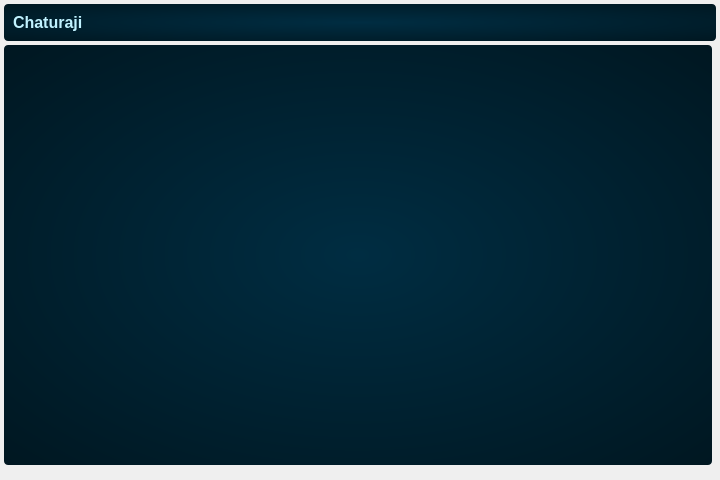
<?xml version="1.0" encoding="UTF-8"?>
<ui version="4.0">
 <class>MainWindow</class>
 <widget class="QWidget" name="MainWindow">
  <property name="enabled">
   <bool>true</bool>
  </property>
  <property name="geometry">
   <rect>
    <x>0</x>
    <y>0</y>
    <width>720</width>
    <height>480</height>
   </rect>
  </property>
  <property name="sizePolicy">
   <sizepolicy hsizetype="Fixed" vsizetype="Preferred">
    <horstretch>0</horstretch>
    <verstretch>0</verstretch>
   </sizepolicy>
  </property>
  <property name="windowTitle">
   <string>Chaturaji</string>
  </property>
  <property name="layoutDirection">
   <enum>Qt::LayoutDirection::LeftToRight</enum>
  </property>
  <property name="autoFillBackground">
   <bool>true</bool>
  </property>
  <property name="styleSheet">
   <string notr="true">MainWindow{
background-color: black;
color: white;
}
QFrame{
	background-color: qradialgradient(spread:reflect, cx:0.5, cy:0.5, radius:0.9, fx:0.499923, fy:0.5, stop:0 rgba(0, 45, 66, 255), stop:1 rgba(0, 17, 24, 255));
	border-style: none;
	border-radius: 4;
}
QPushButton{
border-width:  3;
border-style: solid;
border-radius: 8;
color: white;
border-color: rgb(0, 0, 0);
background-color: rgb(0, 85, 127);
padding: 2 16;
font-weight: bold;
}</string>
  </property>
  <layout class="QVBoxLayout" name="verticalLayout" stretch="0,0">
   <property name="spacing">
    <number>4</number>
   </property>
   <property name="leftMargin">
    <number>4</number>
   </property>
   <property name="topMargin">
    <number>4</number>
   </property>
   <property name="rightMargin">
    <number>4</number>
   </property>
   <item>
    <widget class="QFrame" name="topBar">
     <property name="frameShape">
      <enum>QFrame::Shape::StyledPanel</enum>
     </property>
     <property name="frameShadow">
      <enum>QFrame::Shadow::Raised</enum>
     </property>
     <layout class="QHBoxLayout" name="horizontalLayout">
      <item>
       <widget class="QLabel" name="label">
        <property name="styleSheet">
         <string notr="true">background-color: none;</string>
        </property>
        <property name="text">
         <string>&lt;html&gt;&lt;head/&gt;&lt;body&gt;&lt;p&gt;&lt;span style=&quot; font-size:12pt; font-weight:700; color:#c1f2ff;&quot;&gt;Chaturaji&lt;/span&gt;&lt;/p&gt;&lt;/body&gt;&lt;/html&gt;</string>
        </property>
       </widget>
      </item>
     </layout>
    </widget>
   </item>
   <item>
    <layout class="QHBoxLayout" name="mainLayout">
     <property name="spacing">
      <number>4</number>
     </property>
     <item>
      <layout class="QVBoxLayout" name="leftLayout">
       <item>
        <widget class="QFrame" name="boardPanel">
         <property name="sizePolicy">
          <sizepolicy hsizetype="Expanding" vsizetype="Expanding">
           <horstretch>0</horstretch>
           <verstretch>0</verstretch>
          </sizepolicy>
         </property>
         <property name="frameShape">
          <enum>QFrame::Shape::StyledPanel</enum>
         </property>
         <property name="frameShadow">
          <enum>QFrame::Shadow::Raised</enum>
         </property>
        </widget>
       </item>
       <item>
        <widget class="QFrame" name="turnsPanel">
         <property name="frameShape">
          <enum>QFrame::Shape::StyledPanel</enum>
         </property>
         <property name="frameShadow">
          <enum>QFrame::Shadow::Raised</enum>
         </property>
        </widget>
       </item>
      </layout>
     </item>
     <item>
      <widget class="QFrame" name="sidePanel">
       <property name="sizePolicy">
        <sizepolicy hsizetype="Minimum" vsizetype="Preferred">
         <horstretch>0</horstretch>
         <verstretch>0</verstretch>
        </sizepolicy>
       </property>
       <property name="frameShape">
        <enum>QFrame::Shape::StyledPanel</enum>
       </property>
       <property name="frameShadow">
        <enum>QFrame::Shadow::Raised</enum>
       </property>
      </widget>
     </item>
    </layout>
   </item>
  </layout>
 </widget>
 <resources/>
 <connections/>
</ui>
